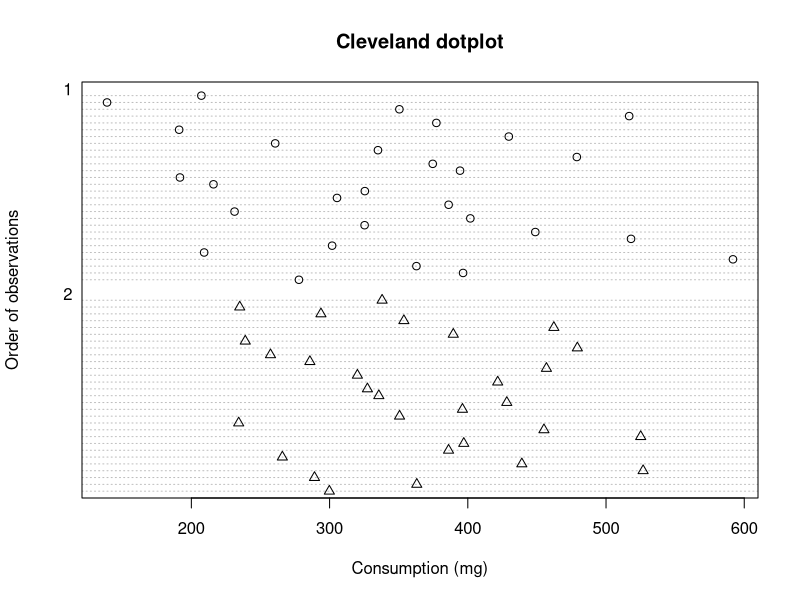
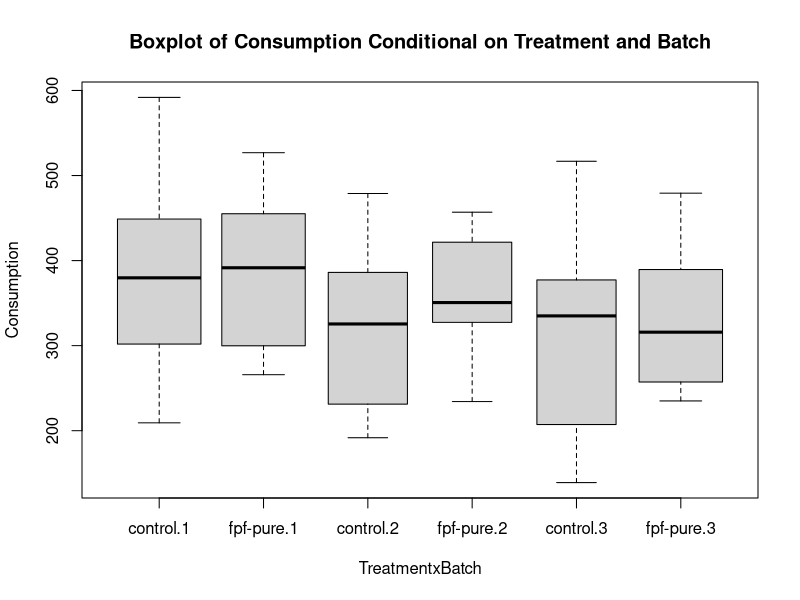
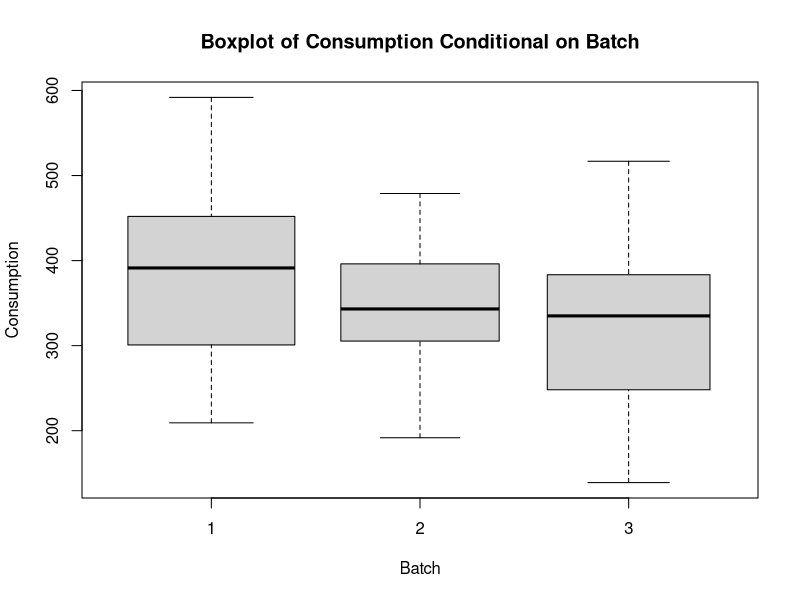
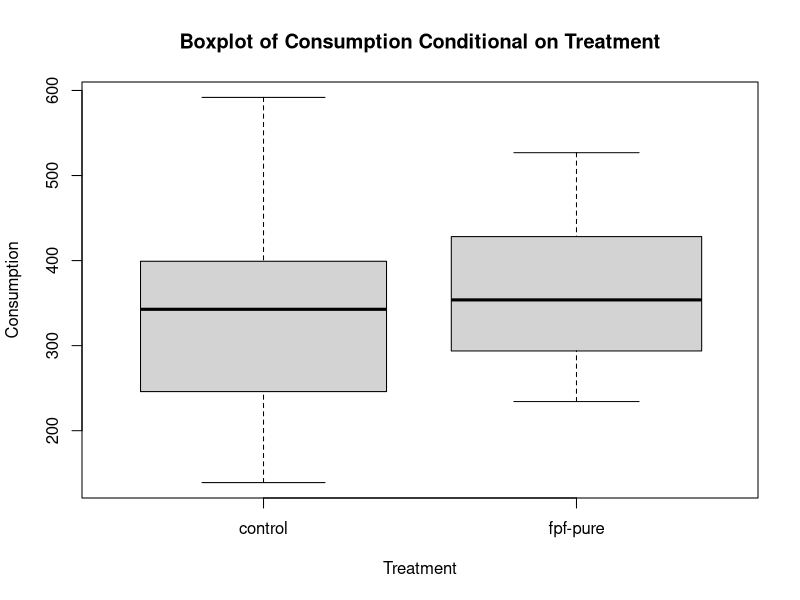
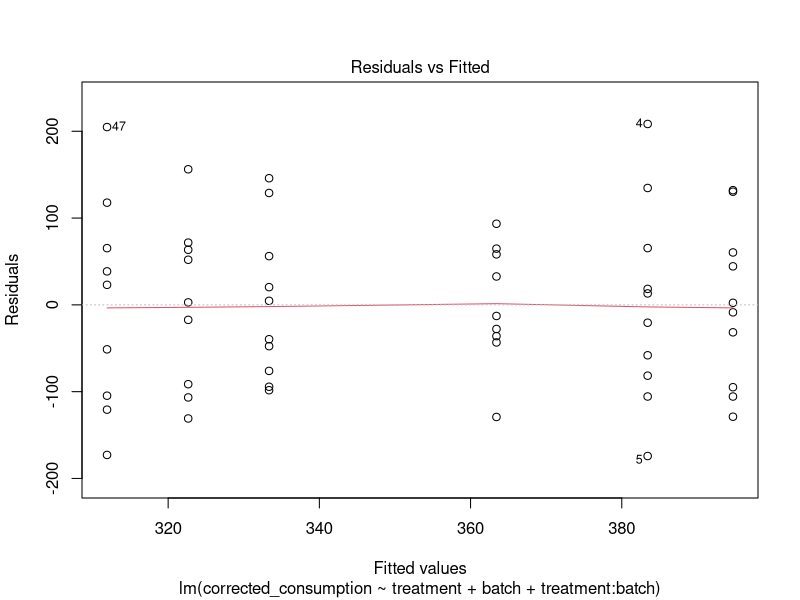
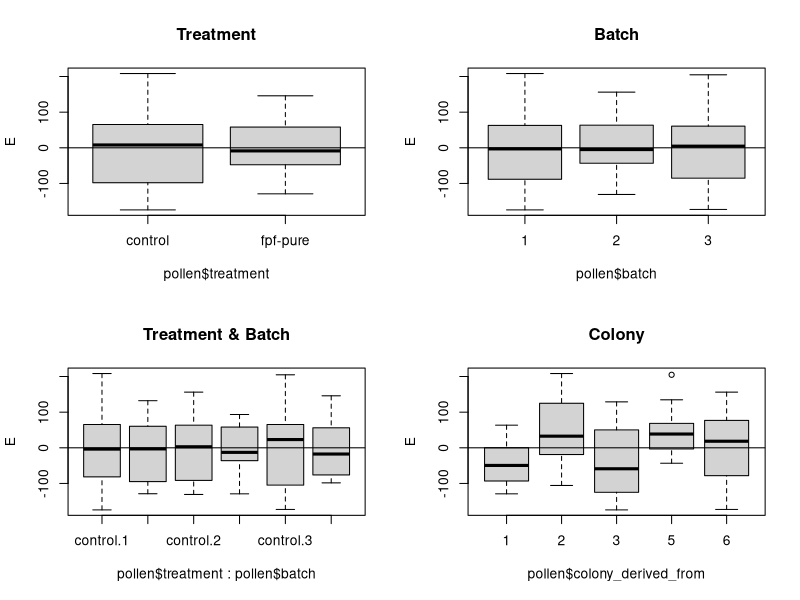
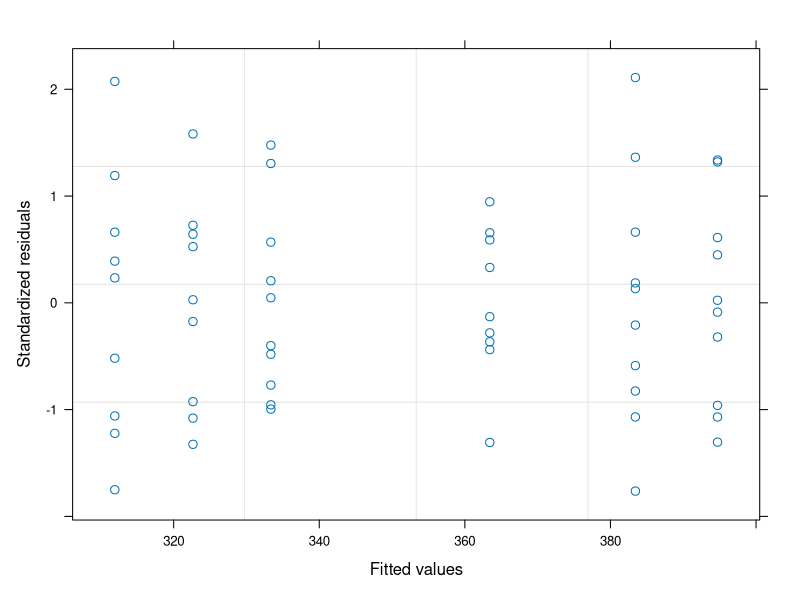
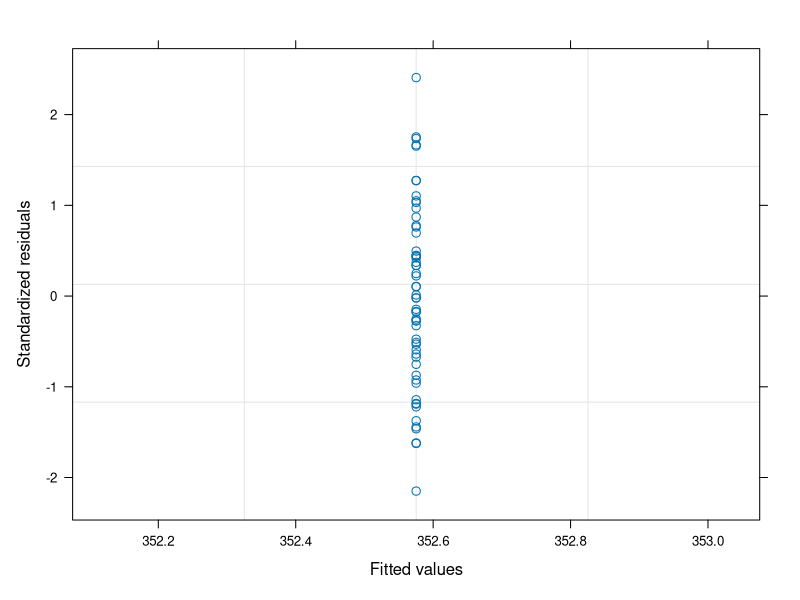

Reproduce these figures in R, in order.
## ---- chunk 1
knitr::opts_chunk$set(echo = FALSE, message = FALSE, warning = FALSE)
## ---- chunk 2
pollen <- read.csv("output/pollen_consumption_corrected_long.csv")
## ---- chunk 3
library(tidyverse)

# x1000 for mg
pollen$corrected_consumption <- pollen$corrected_consumption * 1000
## ---- chunk 4
worker_number <- read.csv("input/number_of_workers_each_day.csv")

# convert into long format
day <- c("1", "2", "4", "6", "8", "10")

worker_long <- tibble()

for (i in 1:length(day)) {
  
  worker_temp <- worker_number [, c(1:5, 5+i)]
  
  worker_temp$day <- day [i]
  
  colnames(worker_temp) [6] <- "worker_number"
  
  worker_long <- rbind(worker_long, worker_temp)
  
}

# create microcolony_day variable for worker_long and pollen
worker_long$mc_day <- paste0(worker_long$microcolony.number, "_", worker_long$day)

pollen$mc_day <- paste0(pollen$microcolony_number, "_", pollen$day)

# associate the worker number with the pollen dataframe. below says for each row of pollen df
# scan each row of the worker_long df. if there is a match between the mc_day unique identifier
# then put the worker number value for that row of worker_long into the matched row of pollen df
pollen$worker_number <- 0

for (i in 1:nrow(pollen)) {
  
  for (k in 1:nrow(worker_long)) {
    
      if (pollen$mc_day [i] == worker_long$mc_day [k]) {pollen$worker_number [i] <- worker_long$worker_number [k]}
    
  }
}

# remove mc_day from pollen
pollen <- pollen [,-7]

# divide corrected consumption values by number of bees present
pollen$corrected_consumption <- pollen$corrected_consumption / pollen$worker_number
## ---- chunk 5
# sum consumption by MC
tot_con <- tibble()

microcolony_numbers <- unique(pollen$microcolony_number)

for (i in 1:length(microcolony_numbers)) {
  
  if (length(pollen$corrected_consumption [pollen$microcolony_number == microcolony_numbers [i]]) == 6) {

  filtered_con <- cbind(sum(pollen$corrected_consumption [pollen$microcolony_number == microcolony_numbers [i]]), microcolony_numbers [i])
  
  tot_con <- rbind(tot_con, filtered_con)
  
  }

}

# re-associate these MC values with colony, batch etc information
batch_col_info <- unique(pollen [, c(1,2,3,4)])

batch_col_info$corrected_consumption <- 0 

for (i in 1:nrow(tot_con)) {
  
  for (k in 1:nrow(batch_col_info)) {
    
    if (tot_con [i, 2] == batch_col_info [k, 1]) {
      
      batch_col_info$corrected_consumption [k] <- tot_con [i, 1] 
      
    }
    
  }
  
}

# remove 0s (these had spills) and rename data
pollen <- batch_col_info

pollen <- pollen [pollen$corrected_consumption > 0, ]

## ---- chunk 6
# sort out the variable classes
pollen$microcolony_number <- as.factor(pollen$microcolony_number)
pollen$batch <- as.factor(pollen$batch)
pollen$colony_derived_from <- as.factor(pollen$colony_derived_from)
pollen$treatment <- as.factor(pollen$treatment)
## ---- chunk 7
# Cleveland Dot Plot. First make column with 1 and 2 that correspond to Treatment levels

pollen$clevelandcode <- factor(
ifelse(pollen$treatment == "control",
1,
2))

pollen$clevelandcode <- as.numeric(pollen$clevelandcode)

dotchart(pollen$corrected_consumption,
         groups = factor(pollen$clevelandcode),
         ylab = "Order of observations",
         xlab = "Consumption (mg)", main = "Cleveland dotplot", pch = pollen$clevelandcode)

boxplot(corrected_consumption ~ treatment * batch,
        varwidth = TRUE, xlab = "TreatmentxBatch",
        main = "Boxplot of Consumption Conditional on Treatment and Batch", 
        ylab = "Consumption", data = pollen)

boxplot(corrected_consumption ~ batch,
        varwidth = TRUE, xlab = "Batch",
        main = "Boxplot of Consumption Conditional on Batch", 
        ylab = "Consumption", data = pollen)

boxplot(corrected_consumption ~ treatment,
        varwidth = TRUE, xlab = "Treatment",
        main = "Boxplot of Consumption Conditional on Treatment", 
        ylab = "Consumption", data = pollen)
## ---- chunk 8
# beyond optimal model.

# biologically this is my beyond optimal model.

M.lm <- lm(corrected_consumption ~ treatment + batch + treatment:batch, data = pollen)

summary(M.lm)

# use the residuals from this beyond optimal model
plot(M.lm, which = c (1))
## ---- chunk 9
library(nlme)

M1.gls <- gls(corrected_consumption ~ treatment + batch + treatment:batch, data = pollen, method = "REML")

E <- resid(M1.gls)

op <- par(mfrow = c(2, 2))

boxplot(E ~ pollen$treatment, main = "Treatment")
abline(0, 0)

boxplot(E ~ pollen$batch, main = "Batch")
abline(0, 0)

boxplot(E ~ pollen$treatment * pollen$batch, main = "Treatment & Batch")
abline(0, 0)

boxplot(E ~ pollen$colony_derived_from, main = "Colony")
abline(0, 0)

par(op)

plot(M1.gls, which = c (1))
## ---- chunk 10
# random intercept?
M1.lme <- lme(corrected_consumption ~ treatment + batch + treatment:batch, data = pollen, 
              random = ~1 | colony_derived_from, method = "REML")

AIC(M1.gls, M1.lme)

anova(M1.gls, M1.lme)

library(lmtest)
lrtest(M1.gls, M1.lme)

# What about the variance structure?
M1a.gls <- gls(corrected_consumption ~ treatment + batch + treatment:batch,
               data = pollen,
               method = "REML",
               weights = varIdent(form =~ 1 | treatment*batch))

M1b.gls <- gls(corrected_consumption ~ treatment + batch + treatment:batch,
               data = pollen,
               method = "REML",
               weights = varIdent(form =~ 1 | batch))

AIC(M1.gls, M1a.gls, M1b.gls)

anova(M1.gls, M1b.gls)

anova(M1.gls, M1a.gls)


# no varIdent structure is a significant improvement
## ---- chunk 11
M1.gls <- gls(corrected_consumption ~ treatment + batch + treatment:batch, data = pollen, method = "ML")

# what does AIC say?
library(MASS)
stepAIC(M1.gls)
## ---- chunk 12
# manual 

# round 1
M1.gls.a <- update(M1.gls, .~. - treatment:batch)

anova(M1.gls, M1.gls.a)

# round 2 
M1.gls.b <- update(M1.gls.a, .~. - treatment)
M1.gls.c <- update(M1.gls.a, .~. - batch)

anova(M1.gls.a, M1.gls.b)
anova(M1.gls.a, M1.gls.c)

# round 3
M1.gls.d <- update(M1.gls.b, .~. - batch)

anova(M1.gls.b, M1.gls.d)
## ---- chunk 13
M1.gls.d <- update(M1.gls.d, method = "REML")

# extract residuals
E <- resid(M1.gls.d, type = "normalized")

# residuals vs fitted
plot(M1.gls.d, which = c (1))

op <- par(mfrow = c(2, 2))

boxplot(E ~ pollen$treatment, main = "Treatment")
abline(0, 0)

boxplot(E ~ pollen$batch, main = "Batch")
abline(0, 0)

boxplot(E ~ pollen$treatment * pollen$batch, main = "Treatment & Batch")
abline(0, 0)

boxplot(E ~ pollen$colony_derived_from, main = "Colony")
abline(0, 0)

par(op)
## ---- chunk 14
M1.gls.b <- update(M1.gls.b, method = "REML")

# extract residuals
E <- resid(M1.gls.b, type = "normalized")

# residuals vs fitted
plot(M1.gls.b, which = c (1))

op <- par(mfrow = c(2, 2))

boxplot(E ~ pollen$treatment, main = "Treatment")
abline(0, 0)

boxplot(E ~ pollen$batch, main = "Batch")
abline(0, 0)

boxplot(E ~ pollen$treatment * pollen$batch, main = "Treatment & Batch")
abline(0, 0)

boxplot(E ~ pollen$colony_derived_from, main = "Colony")
abline(0, 0)

par(op)
## ---- chunk 15
M1.gls.b <- gls(corrected_consumption ~ batch + treatment, data = pollen, method = "REML",
                weights = varIdent(form =~ 1 | batch*treatment))

# extract residuals
E <- resid(M1.gls.b, type = "normalized")

# residuals vs fitted
plot(M1.gls.b, which = c (1))

op <- par(mfrow = c(2, 2))

boxplot(E ~ pollen$treatment, main = "Treatment")
abline(0, 0)

boxplot(E ~ pollen$batch, main = "Batch")
abline(0, 0)

boxplot(E ~ pollen$treatment * pollen$batch, main = "Treatment & Batch")
abline(0, 0)

boxplot(E ~ pollen$colony_derived_from, main = "Colony")
abline(0, 0)

par(op)

#########

M1.gls.b <- gls(corrected_consumption ~ batch, data = pollen, method = "REML",
                weights = varIdent(form =~ 1 | batch*treatment))

# extract residuals
E <- resid(M1.gls.b, type = "normalized")

# residuals vs fitted
plot(M1.gls.b, which = c (1))

op <- par(mfrow = c(2, 2))

boxplot(E ~ pollen$treatment, main = "Treatment")
abline(0, 0)

boxplot(E ~ pollen$batch, main = "Batch")
abline(0, 0)

boxplot(E ~ pollen$treatment * pollen$batch, main = "Treatment & Batch")
abline(0, 0)

boxplot(E ~ pollen$colony_derived_from, main = "Colony")
abline(0, 0)

par(op)

###########

M1.gls.b <- gls(corrected_consumption ~ 1, data = pollen, method = "REML",
                weights = varIdent(form =~ 1 | batch*treatment))

# extract residuals
E <- resid(M1.gls.b, type = "normalized")

# residuals vs fitted
plot(M1.gls.b, which = c (1))

op <- par(mfrow = c(2, 2))

boxplot(E ~ pollen$treatment, main = "Treatment")
abline(0, 0)

boxplot(E ~ pollen$batch, main = "Batch")
abline(0, 0)

boxplot(E ~ pollen$treatment * pollen$batch, main = "Treatment & Batch")
abline(0, 0)

boxplot(E ~ pollen$colony_derived_from, main = "Colony")
abline(0, 0)

par(op)
## ---- chunk 16
# variance structures
M2a.lme <- lme(corrected_consumption ~ batch,
               data = pollen,
               random =~1 | colony_derived_from, method = "REML",
               weights = varIdent(form =~ 1 | batch*treatment))

# extract residuals
E <- resid(M2a.lme, type = "pearson")

# residuals vs fitted
plot(M2a.lme, which = c (1))

op <- par(mfrow = c(2, 2))

boxplot(E ~ pollen$treatment, main = "Treatment")
abline(0, 0)

boxplot(E ~ pollen$batch, main = "Batch")
abline(0, 0)

boxplot(E ~ pollen$treatment * pollen$batch, main = "Treatment & Batch")
abline(0, 0)

boxplot(E ~ pollen$colony_derived_from, main = "Colony")
abline(0, 0)

par(op)
## ---- chunk 17
M1.gls.b <- gls(corrected_consumption ~ batch, data = pollen, method = "REML",
                weights = varIdent(form =~ 1 | batch*treatment))

summary(M1.gls.b)

M2a.lme <- lme(corrected_consumption ~ batch,
               data = pollen,
               random =~1 | colony_derived_from, method = "REML",
               weights = varIdent(form =~ 1 | batch*treatment))

summary(M2a.lme)
## ---- chunk 18
M1.gls.b <- gls(corrected_consumption ~ batch, data = pollen, method = "ML",
                weights = varIdent(form =~ 1 | batch*treatment))

M1.gls.d <- update(M1.gls.b, .~. - batch)

anova(M1.gls.b, M1.gls.d)
## ---- chunk 19
M1.gls.b <- gls(corrected_consumption ~ batch, data = pollen, method = "REML",
                weights = varIdent(form =~ 1 | batch*treatment))
## ---- chunk 20
# batch 1
pollen$batch <- relevel(pollen$batch, "1")

M1.gls.b <- gls(corrected_consumption ~ batch, data = pollen, method = "REML",
                weights = varIdent(form =~ 1 | batch*treatment))

b1_ci <- intervals(M1.gls.b)

# batch 2
pollen$batch <- relevel(pollen$batch, "2")

M1.gls.b <- gls(corrected_consumption ~ batch, data = pollen, method = "REML",
                weights = varIdent(form =~ 1 | batch*treatment))

b2_ci <- intervals(M1.gls.b)

# batch 3
pollen$batch <- relevel(pollen$batch, "3")

M1.gls.b <- gls(corrected_consumption ~ batch, data = pollen, method = "REML",
                weights = varIdent(form =~ 1 | batch*treatment))

b3_ci <- intervals(M1.gls.b)
## ---- chunk 21
# assemble dataframe
row1 <- c(Batch="1", Prediction = b1_ci [[1]][4], ci_l = b1_ci [[1]][1], ci_h = b1_ci [[1]][7])
row2 <- c(Batch="2", Prediction = b2_ci [[1]][4], ci_l = b2_ci [[1]][1], ci_h = b2_ci [[1]][7])
row3 <- c(Batch="3", Prediction = b3_ci [[1]][4], ci_l = b3_ci [[1]][1], ci_h = b3_ci [[1]][7])

predictions <- as.data.frame(rbind(row1, row2, row3))

predictions$Prediction <- as.numeric(as.character(predictions$Prediction))
predictions$ci_l <- as.numeric(as.character(predictions$ci_l))
predictions$ci_h <- as.numeric(as.character(predictions$ci_h))
## ---- chunk 22
# ggplot
p1 <- ggplot(data = predictions, aes(x = Batch, y = Prediction, colour = as.factor(Batch))) + 
  
  geom_point(position = position_dodge(width = 0.75), size = 3) +
  
  geom_errorbar(aes(x = Batch,
                    ymin = ci_l,
                    ymax = ci_h,
                    colour = as.factor(Batch)),
                position = position_dodge(width = 0.75),
                width = 0.05, 
                size = 0.8) +
  
  geom_point(data = pollen,
             aes(x = batch,
                 y = corrected_consumption,
                 colour = as.factor(batch)),
             alpha = 0.4,
             position  = position_jitterdodge(),
             show.legend = FALSE) +
  
  theme_bw() +

  labs(y = "Average Pollen Consumption/Bee/Microcolony", colour = "Batch") +
    
  # theme(axis.text.x = element_text(angle = 90, vjust = 0.5, hjust=1)) +
    
  ggtitle("Average Pollen Consumption") +
    
  theme(plot.title = element_text(hjust = 0.5), axis.title.x = element_blank()) +
  
  scale_color_manual(values = c("#88CCEE", "#CC6677", "#DDCC77")) 

p1

## ---- chunk 23
p <- ggplot(pollen, aes(x=treatment, y=corrected_consumption, color = treatment)) + 
  
  geom_boxplot(outlier.shape=8) +

  geom_point(data = pollen,
             aes(x = treatment,
                 y = corrected_consumption,
                 colour = as.factor(treatment)),
             alpha = 0.4,
             position  = position_jitterdodge(),
             show.legend = FALSE) +
  
  theme_bw() +
  
  scale_color_manual(values = c("#117733", "#332288")) +
  
  labs(y = "Average Pollen Consumption/Bee/Microcolony", colour = "Treatment") +
  
  ggtitle("Pollen Consumption") +
  
  theme(plot.title = element_text(hjust = 0.5), axis.title.x = element_blank())

p
## ---- chunk 24
cairo_pdf(file = "./output/pollen_consumption_batch.pdf",   # The directory you want to save the file in
  width = 8, # The width of the plot in inches
  height = 6) # The height of the plot in inches

p1

 dev.off()
 
cairo_pdf(file = "./output/pollen_consumption_treatment.pdf",   # The directory you want to save the file in
  width = 8, # The width of the plot in inches
  height = 6) # The height of the plot in inches

p

 dev.off()
